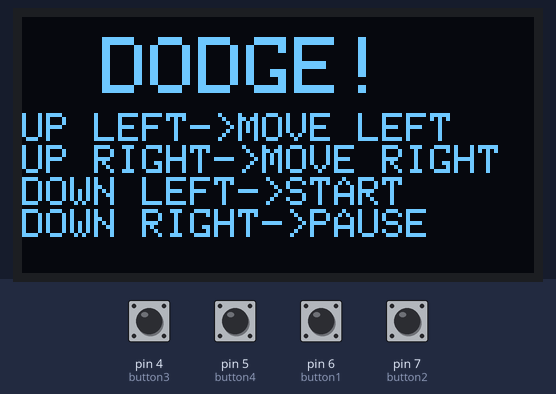
This sketch was run on a simulated Arduino Uno, built with avr-gcc and run on an emulated ATmega328P. On the bench: 128×64 one-colour display. Inputs (shaded band) come from the test bench; at power-on: pin 4 (button3), pin 5 (button4), pin 6 (button1), pin 7 (button2) HIGH. Random numbers use the default seed unless the sketch sets one.

Above: at 1.2 s.
1.3 s: pin 6 (button1) pulled LOW for 0.15 s
At 1.63 s:
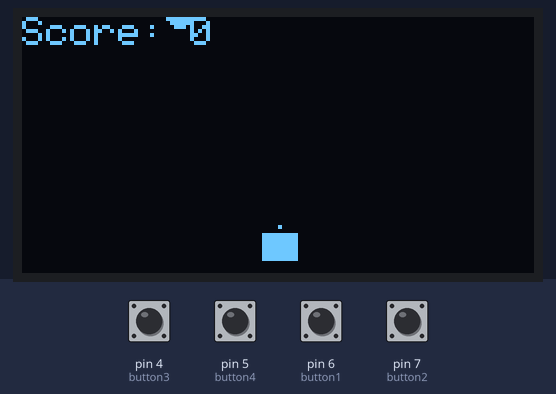
3.9 s: pin 5 (button4) pulled LOW for 0.15 s
At 5.0 s:
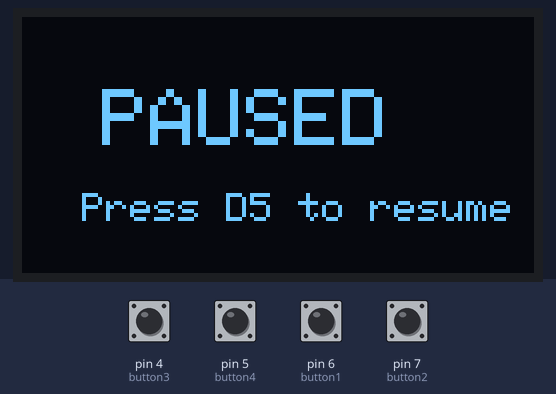
5.5 s: pin 5 (button4) pulled LOW for 1 s
At 6.99 s:
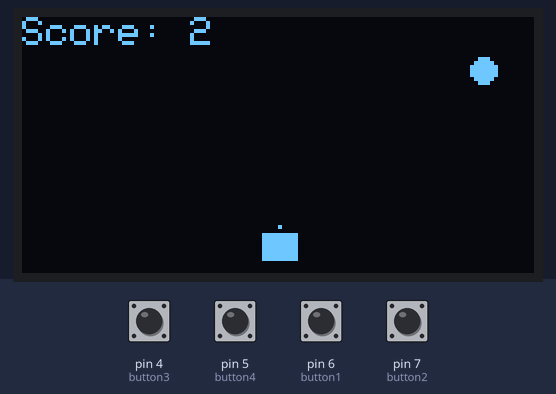
8.0 s: pin 4 (button3) pulled LOW for 0.15 s
At 8.26 s:
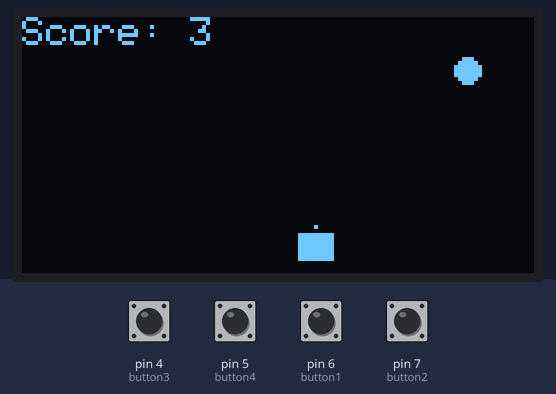
9.6 s: pin 7 (button2) pulled LOW for 0.15 s
At 12.2 s:
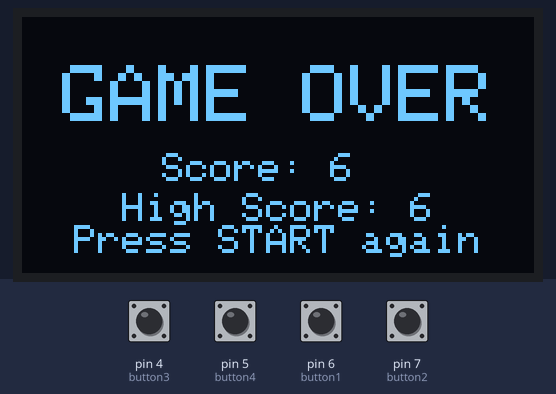
12.7 s: pin 6 (button1) pulled LOW for 1 s
At 13.88 s:
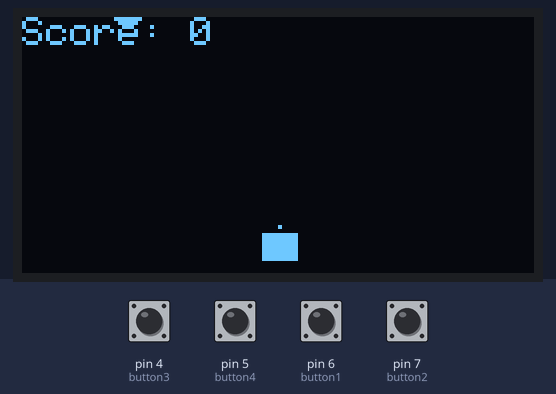
Timing chart, 0 to 15.7 s (numbered marks = the images above; inputs shaded):
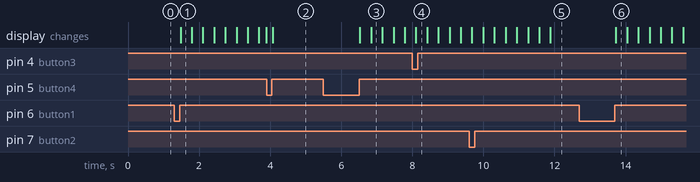

The sketch:

SpaceShipDodge.ino
```cpp
#include <Wire.h>
#include <Adafruit_GFX.h>
#include <Adafruit_SSD1306.h>

#define SCREEN_WIDTH 128
#define SCREEN_HEIGHT 64

Adafruit_SSD1306 display(SCREEN_WIDTH, SCREEN_HEIGHT, &Wire, -1);

const int button1 = 6;
const int button2 = 7;
const int button3 = 4;
const int button4 = 5;

int playerX = 60;
const int playerY = 54;
const int playerW = 9;
const int playerH = 7;

int obstacleX = 40;
int obstacleY = -3;
const int obstacleSize = 7;
int obstacleSpeed = 2;

int score = 0;
int hs=-1;
bool gameStarted = false;
bool gameOver = false;
bool paused = false;

unsigned long lastFrame = 0;
const int frameDelay = 35;

bool buttonPress(int pin)
{
  if(digitalRead(pin) == LOW)
  {
    delay(15);
    if(digitalRead(pin) == LOW)
    {
    while(digitalRead(pin) == LOW)
      {
      delay(1);
      }
     return true;
    }
  }
    return false;
}

void resetGame()
{
  playerX=60;
  obstacleX = random(3, SCREEN_WIDTH - 3);

  obstacleY = -3;
  obstacleSpeed = 2;
  score = 0;

  gameOver = false;
  gameStarted = true;
  paused = false;
}

void spaceship()
{
  display.fillRect(playerX, playerY, playerW, playerH, SSD1306_WHITE );
  display.drawPixel(playerX + 4, playerY - 2, SSD1306_WHITE);
}

void Obstacle()
{
  display.fillCircle( obstacleX, obstacleY, 3, SSD1306_WHITE);
}

void drawStartScreen()
{
  display.clearDisplay();
  display.setTextColor(SSD1306_WHITE);

  display.setTextSize(2);
  display.setCursor(20, 5);
  display.println(F("DODGE!"));

  display.setTextSize(1);
  display.setCursor(0, 24);
  display.println("UP LEFT->MOVE LEFT");
  display.println("UP RIGHT->MOVE RIGHT");
  display.println("DOWN LEFT->START");
  display.println("DOWN RIGHT->PAUSE");

  display.display();
}

void drawGameOver()
{
  display.clearDisplay();
  display.setTextColor(SSD1306_WHITE);

  display.setTextSize(2);
  display.setCursor(10, 12);
  display.println(F("GAME OVER"));

  display.setTextSize(1);
  display.setCursor(35, 34);
  display.print(F("Score: "));
  display.println(score);

  display.setCursor(25, 44);
  display.print(F("High Score: "));
  display.println(hs);

  display.setCursor(13, 52);
  display.println(F("Press START again"));

  display.display();
}

void setup()
{
  pinMode(button1, INPUT_PULLUP);
  pinMode(button2, INPUT_PULLUP);
  pinMode(button3, INPUT_PULLUP);
  pinMode(button4, INPUT_PULLUP);
  Serial.begin(9600);

  randomSeed(analogRead(A0));

  if(!display.begin(SSD1306_SWITCHCAPVCC, 0x3c))
  {
    while (true )
    {}
  }

  drawStartScreen();

}

void loop()
{
  if(score > hs)
  {
  hs=score;
  }

  display.clearDisplay();

  if (buttonPress(button1))
  {
      resetGame();
  }

  if (!gameStarted)
  {
    drawStartScreen();
    return;
  }

  if (gameOver)
  {
    drawGameOver();
    return;
  }

  if (buttonPress(button4))
  {
    paused = !paused;
  }

  if (paused) {
    display.clearDisplay();
    display.setTextColor(SSD1306_WHITE);
    display.setTextSize(2);
    display.setCursor(20, 18);
    display.println(F("PAUSED"));
    display.setTextSize(1);
    display.setCursor(15, 44);
    display.println(F("Press D5 to resume"));
    display.display();
    return;
  }

  if (millis() - lastFrame < frameDelay) {
    return;
  }
  lastFrame = millis();

  if (digitalRead(button2) == LOW) {
    playerX -= 3;
  }

  if (digitalRead(button3) == LOW) {
    playerX += 3;
  }

  playerX = constrain(playerX, 0, SCREEN_WIDTH - playerW);


obstacleY += obstacleSpeed;

if (obstacleY > SCREEN_HEIGHT + 3) {
  obstacleY = -3;
  obstacleX = random(3, SCREEN_WIDTH - 3);
  score++;

  if (score % 5 == 0 && obstacleSpeed < 5) {
    obstacleSpeed++;
  }
}

bool collision =
    playerX < obstacleX + 3 &&
    playerX + playerW > obstacleX - 3 &&
    playerY < obstacleY + 3 &&
    playerY + playerH > obstacleY - 3;

if (collision) {
  gameOver = true;
  }


  display.setTextSize(1);
  display.setTextColor(SSD1306_WHITE);
  display.setCursor(0, 0);
  display.print(F("Score: "));
  display.print(score);


  spaceship();
  Obstacle();

  display.display();

}
```

ArduinoOLEDdisplay.cpp
```cpp

```

Measured:
- after the input at 1.3 s, the display: changes after 0.18 s (image 1)
- after the input at 5.5 s, the display: first changes after 1.0 s (image 3 shows a later state)
- after the input at 12.7 s, the display: changes after 1.0 s (image 6)
